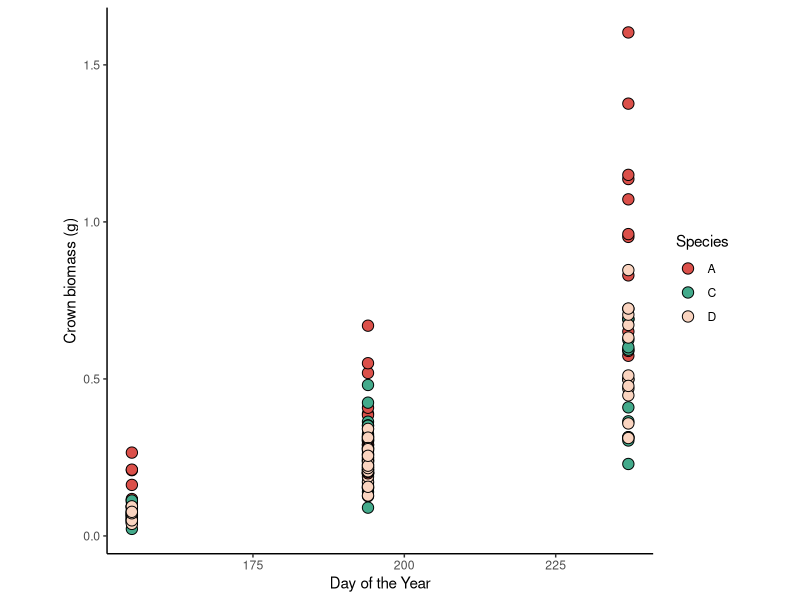

Here is the R script that generated this plot:
## ---- chunk 1
knitr::opts_chunk$set(echo = TRUE)
## ---- chunk 2
library(tidyverse)
library(car)
library(emmeans)
library(multcomp)
## ---- chunk 3
getwd()
dd <- read.csv("../data/lotus_part3.csv")
## ---- chunk 4

dd %>% 
  ggplot(aes(doy, crown_g))+
  geom_point(aes(fill = species), shape = 21, size =3.5)+
  scale_fill_manual(values = c("#DB504A", "#43AA8B", "#FAD4C0"))+
  labs(x = "Day of the Year", 
       y = "Crown biomass (g)", 
       fill = "Species")+
  theme_classic()+
  theme(aspect.ratio = 1)
## ---- chunk 5
m <- lm(crown_g ~ species * doy, data = dd)
summary(m)
## ---- chunk 6
car::Anova(m)
## ---- chunk 7
m_emmeans <- emmeans(m, ~"species:doy")
multcomp::cld(m_emmeans, Letter = letters)
